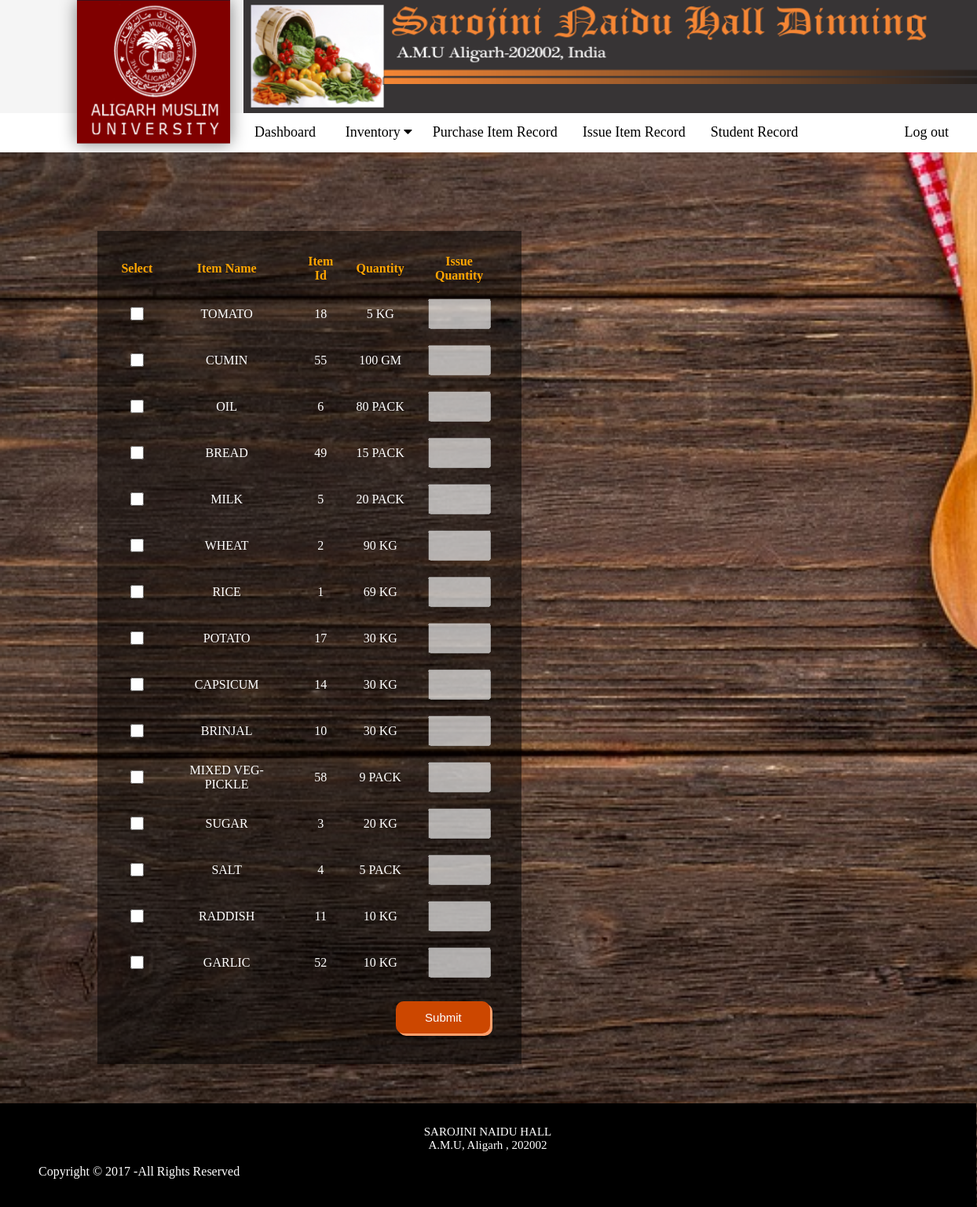
Page /admin/issue.php on the committed database.
### tables this page shows
CREATE TABLE IF NOT EXISTS `stock` (
  `id` int(11) NOT NULL AUTO_INCREMENT,
  `itemid` int(11) NOT NULL,
  `quantity` float NOT NULL,
  `qunit` varchar(11) NOT NULL,
  PRIMARY KEY (`id`)
);

CREATE TABLE IF NOT EXISTS `item` (
  `id` int(11) NOT NULL AUTO_INCREMENT,
  `itemname` varchar(200) NOT NULL,
  PRIMARY KEY (`id`)
);

### admin/issue.php (the view, shortened to what this page needs)
   <html>
    <head><title>issue item</title>
      <link type="text/css" rel="stylesheet" href="../css/nav.css">
      <link rel="stylesheet" href="https://cdnjs.cloudflare.com/ajax/libs/font-awesome/4.7.0/css/font-awesome.min.css">
      <link type="text/css" rel="stylesheet" href="../css/sc.css">
    </head>
<body>
    <?php include '../html/header.php'; ?>
<div class="navbar"  style="margin-top:-18px; width:100%; position: -webkit-sticky;position: sticky; top: 0px;">
 <ul>
  <a href="../admin/home.php">Dashboard</a>
  <div class="dropdown">
    <button class="dropbtn">Inventory
      <i class="fa fa-caret-down"></i>
    </button>
    </div>
     <a href="../admin/purchaserecord.php">Purchase Item Record</a>
     <a href="../admin/issuerecord.php">Issue Item Record</a>
     <a href="../admin/studentrecord.php">Student Record</a>
     <a href="../admin/logout.php" style="float: right; margin-right: 20px;">Log out</a>
    </ul>
  </div>
   <form action="#" method="post" style="margin-left:10%; margin-top:100px;">
     <table>
          <tr>
            <th>Select</th>
            <th>Item Name</th>
            <th>Item Id</th>
            <th>Quantity</th>
            <th>Issue Quantity</th>
          </tr>
   <?php
                $host="localhost";
                $user="root";
                $password="arifa";
                $db="hmms";
                $dbconn=mysqli_connect($host,$user,$password,$db);
                $sqlget = "SELECT c . * , p . *
                FROM stock c, item p
                WHERE c.itemid = p.id";
                $sqldata = mysqli_query($dbconn, $sqlget) or die('error getting');
            ?>
    <?php
                while($row = mysqli_fetch_array($sqldata, MYSQLI_ASSOC)) {
            ?>
            <tr>
                 <td><input type="checkbox" name="op[]" value= "<?php echo $row['itemid'];?>" style="width:17px; height:17px;"></td>
                 <td><?php echo strtoupper($row['itemname']);?> </td>
                 <td><?php echo strtoupper($row['itemid']);?> </td>
                 <td><?php echo strtoupper($row['quantity']);?> <?php echo strtoupper($row['qunit']);?> </td>
                 <td><input type="text" disabled='disabled' name="txt[]"/></td>
            </tr>
            <?php
                } ?>
        </table>
       <button class="button" style="vertical-align:middle;margin-left:10px" name="submit"><span>Submit</span></button>
    </form>
            <?php include '../html/footer.php'; ?>
    </body>
</html>

### html/header.php
<div id="header" style="background-color: whitesmoke;margin-top: -4px;">
             <img src="../img/Capture.PNG"  width="195px" height="183px" style="z-index:1000; position: fixed;top: 0px;box-shadow: 0 0 20px grey; margin-left: 98px;position:fixed">
             <img src="../img/logo.png" alt="" class="logo_def" style="margin-left: 310px; height:150px; width:77%;   box-shadow: 1px 2px 1px grey;">
            </div>

### html/footer.php
<div id="footer" style="width:100%;margin-left:-1px; padding-bottom:20px;"><br>
    <center><p style="color: white; font-family: cursive; margin-top: 10px; font-size: 15px">SAROJINI NAIDU HALL<br> A.M.U, Aligarh , 202002</p></center>
    <p style="margin-left: 50px; color: white;">Copyright &copy; 2017 -All Rights Reserved</p>
</div>

### css/nav.css (style rules this page uses)
body { background-color: whitesmoke; margin: 0px; }
ul { margin-left: 308px; list-style-type: none; padding: 0px; overflow: hidden; }
.navbar { background-color: white; width:100%; position: -webkit-sticky; position: sticky; height: 50px; margin-top: -18px; top: 0px; }
.navbar a { float: left; font-size: 18px; color: black; text-align: center; padding: 14px 16px; text-decoration: none; font-family: serif; font-style: normal; }
.dropdown { float: left; overflow: hidden; }
.dropdown .dropbtn { font-size: 18px; border: none; outline: none; color: black; padding: 14px 16px; background-color: inherit; font-family: serif; font-style: normal; background-color: white; }
button { width: 110%; }
#footer { background-color: black; width: 100px; margin-top: 50px; }

### admin/issue.php (style rules this page uses)
body { background-color: whitesmoke; background-image: url(../img/salad-2068220_960_720.jpg); background-size: cover; }
input { width: 80px; padding: 10px 20px; display: inline-block; }
form { height: auto; width: 500px; margin: 0 auto; background-color: rgb(0, 0 ,0 ,0.5); padding: 20px; padding-bottom: 100px; }
.button { display: inline-block; background-color: #CC4700; border: none; color: #FFFFFF; text-align: center; font-size: 15px; padding: 12px 20px; width: 120px; transition: all 0.5s; cursor: pointer; margin: 20px; float: right; border-radius: 10px; box-shadow: 3px 3px #FF9F6B; }
.button span { cursor: pointer; display: inline-block; position: relative; transition: 0.5s; }
.button span:after { content: '\00bb'; position: absolute; opacity: 0; top: 0; right: -20px; transition: 0.5s; }
table { border-collapse: collapse; width: auto; background-color: rgb(0, 0 ,0 ,0.0); }
td { text-align: center; padding: 10px; }
tr:nth-child(even) { background-color: rgb(0, 0, 0, 0.0); color:white }
tr:nth-child(odd) { background-color: rgb(0, 0, 0, 0.0); color:white }
th { text-align: center; color: orange; padding: 10px; }

### rows in the picture
stock: itemid.itemname "TOMATO", itemid "18", quantity "5", qunit "KG"
stock: itemid.itemname "CUMIN", itemid "55", quantity "100", qunit "GM"
stock: itemid.itemname "OIL", itemid "6", quantity "80", qunit "PACK"
stock: itemid.itemname "BREAD", itemid "49", quantity "15", qunit "PACK"
stock: itemid.itemname "MILK", itemid "5", quantity "20", qunit "PACK"
stock: itemid.itemname "WHEAT", itemid "2", quantity "90", qunit "KG"
stock: itemid.itemname "RICE", itemid "1", quantity "69", qunit "KG"
stock: itemid.itemname "POTATO", itemid "17", quantity "30", qunit "KG"
stock: itemid.itemname "CAPSICUM", itemid "14", quantity "30", qunit "KG"
stock: itemid.itemname "BRINJAL", itemid "10", quantity "30", qunit "KG"
stock: itemid.itemname "MIXED VEG-PICKLE", itemid "58", quantity "9", qunit "PACK"
stock: itemid.itemname "SUGAR", itemid "3", quantity "20", qunit "KG"
stock: itemid.itemname "SALT", itemid "4", quantity "5", qunit "PACK"
stock: itemid.itemname "RADDISH", itemid "11", quantity "10", qunit "KG"
stock: itemid.itemname "GARLIC", itemid "52", quantity "10", qunit "KG"
